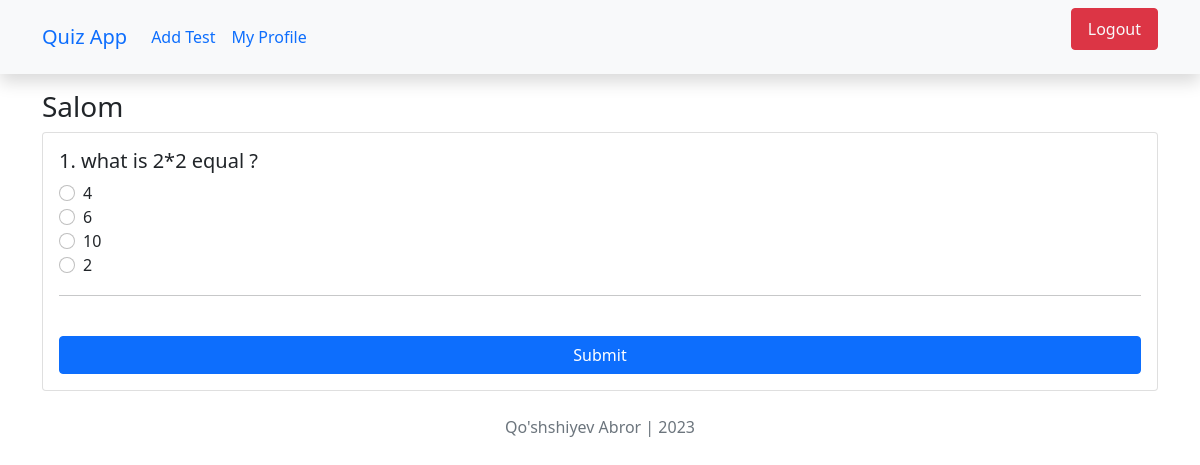
Page /2/test (signed in) on the committed database.
### main/models.py (models this page shows, shortened)
class Test(models.Model):
    author = models.ForeignKey(User, on_delete=models.CASCADE)
    category = models.ForeignKey(Category, on_delete=models.CASCADE)
    title = models.CharField(max_length=255)
    maximum_attemps = models.PositiveBigIntegerField()
    start_date = models.DateTimeField(default=timezone.now)
    end_date = models.DateTimeField(default=(timezone.now()+timezone.timedelta(days=5)))
    pass_persontags = models.PositiveBigIntegerField()

class Question(models.Model):
    test = models.ForeignKey(Test, on_delete=models.CASCADE)
    question = models.CharField(max_length=300)
    a = models.CharField(max_length=150)
    b = models.CharField(max_length=150)
    c = models.CharField(max_length=150)
    d = models.CharField(max_length=150)
    tru_answer = models.CharField(max_length=150, help_text="E.x a")

### main/views.py (the view, shortened to what this page needs)
# urls.py: path('<int:test_id>/test', test, name='test'),
@login_required(login_url='login')
def test(request, test_id):
    test = get_object_or_404(Test, id=test_id)
    attemps = CheckTest.objects.filter(student=request.user, test=test).count()
    if (timezone.now()>=test.start_date and timezone.now()<=test.end_date) and attemps<test.maximum_attemps:
        questions = Question.objects.filter(test=test)
        context = {'test': test, 'question':questions}
        return render(request, 'test.html', context)
    else:
        return HttpResponse("Test not Found")

### templates/test.html (shortened to what this page needs)
{% extends 'base.html' %}
{% load static %}
{% block content %}
    <div class="content mt-3">
        <h3>{{ test.title }}</h3>
        <form class="card p-3" method="post">
            {% for q in question %}
                <h5>{{ forloop.counter }}. {{q.question }}</h5>
                <div class="form-check">
                    <input value="a" required name="{{ q.id }}" class="form-check-input" id="{{ q.id }}-a" type="radio">
                    <label for="{{ q.id }}-a">{{ q.a }}</label>
                    <br>
                    <input value="b" required name="{{ q.id }}" class="form-check-input" id="{{ q.id }}-b" type="radio">
                    <label for="{{ q.id }}-b">{{ q.b }}</label>
                    <br>
                    <input value="c" required name="{{ q.id }}" class="form-check-input" id="{{ q.id }}-c" type="radio">
                    <label for="{{ q.id }}-c">{{ q.c }}</label>
                    <br>
                    <input value="d" required name="{{ q.id }}" class="form-check-input" id="{{ q.id }}-d" type="radio">
                    <label for="{{ q.id }}-d">{{ q.d }}</label>
                    <br>
                </div>
                <hr>
            {% endfor %}
            <br>
            <button class="btn btn-primary" type="submit">Submit</button>
        </form>
    </div>
{% endblock content %}

### rows in the picture
Test: title "Salom"
Question: question "what is 2*2 equal ?", a "4", b "6", c "10", d "2"
